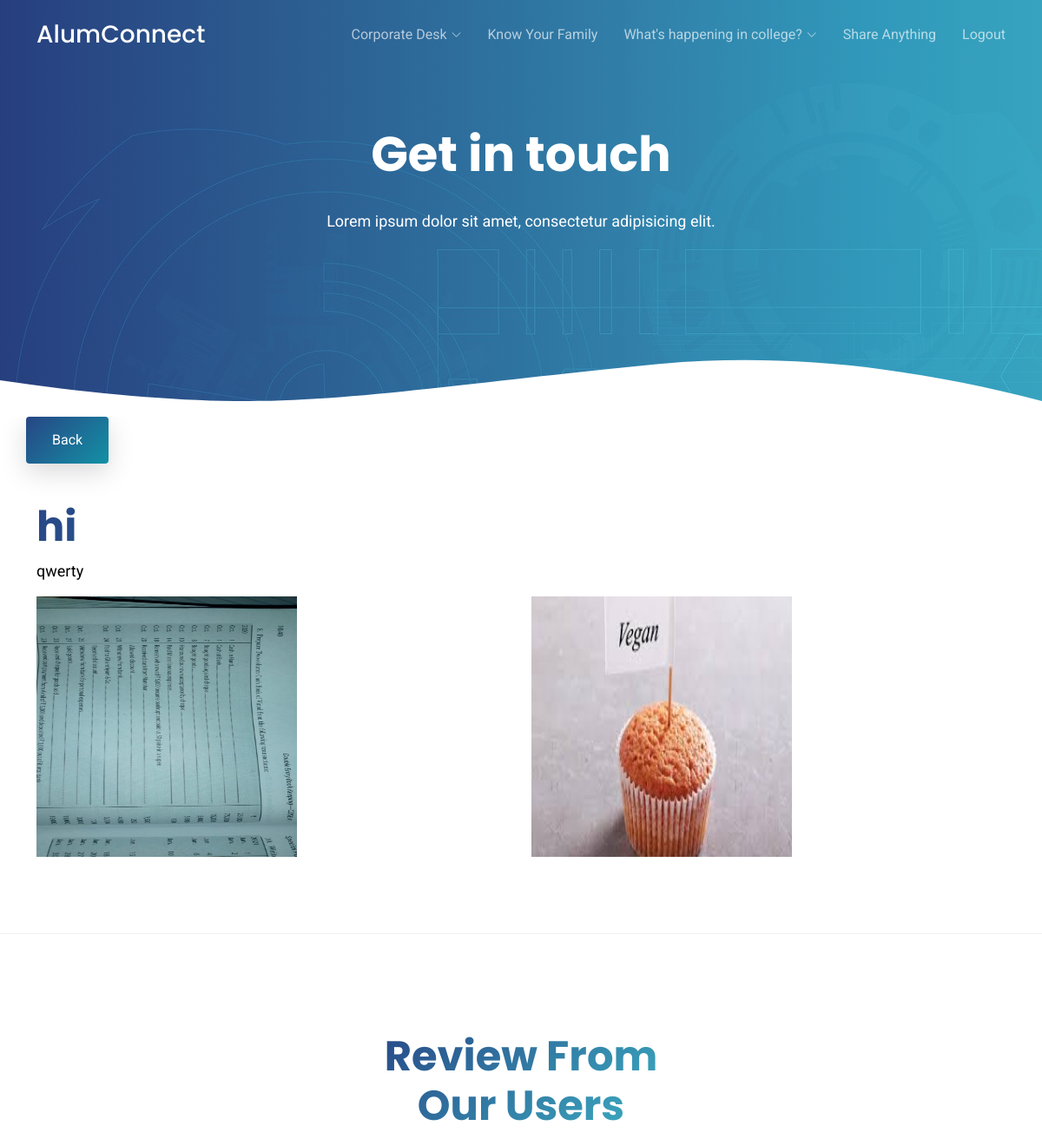
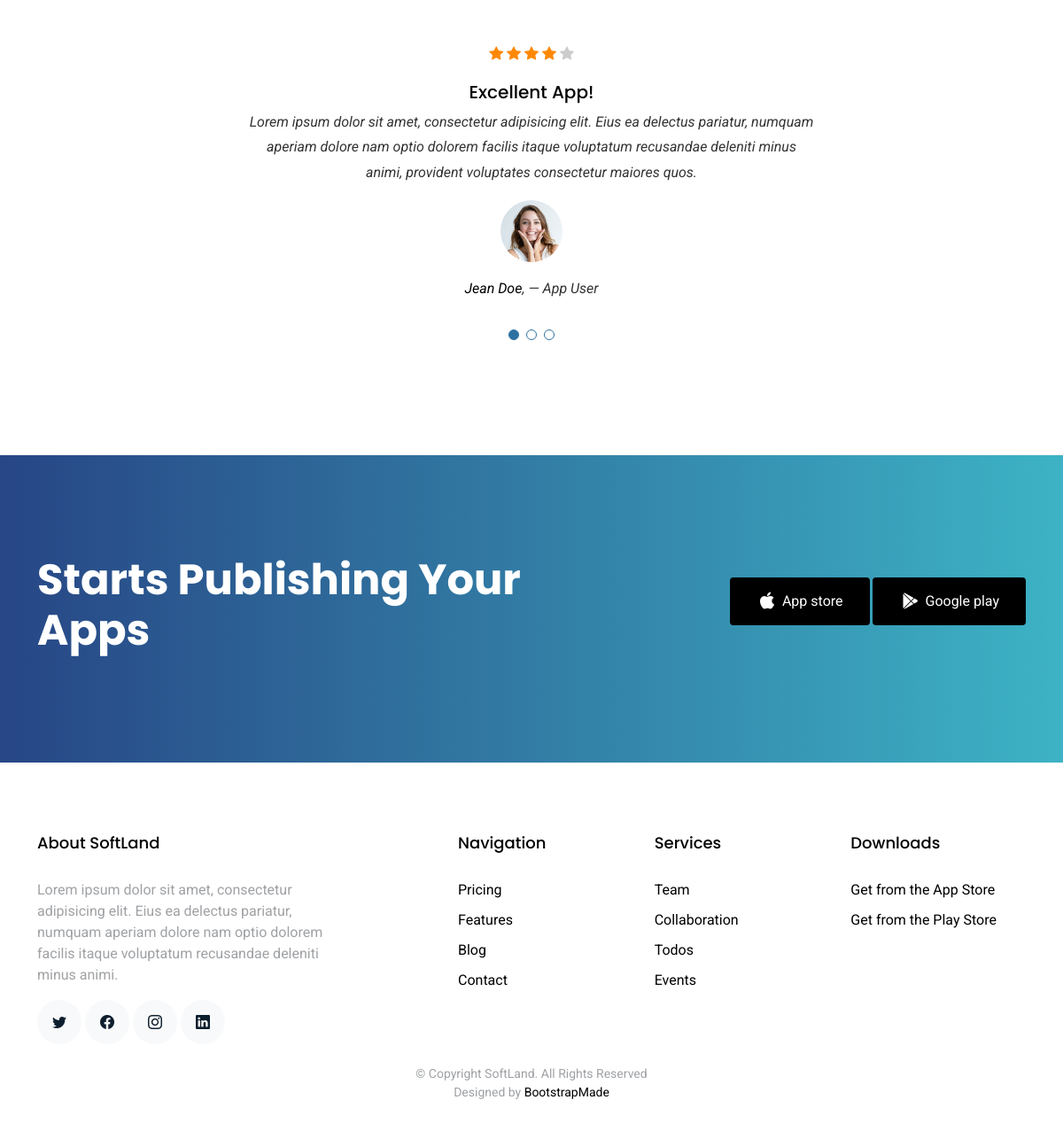
Page /2/ on the committed database (2 pictures, top to bottom).
### AlumniApp/models.py (models this page shows, shortened)
class Post(models.Model):
    title = models.CharField(max_length=250)
    description = models.TextField()

class PostImage(models.Model):
    post = models.ForeignKey(Post, default=None, on_delete=models.CASCADE)
    images = models.FileField(upload_to = 'images/')

### AlumniApp/views.py (the view)
# urls.py: path('<int:id>/', detail_view, name='detail'),
def detail_view(request, id):
    post = get_object_or_404(Post, id=id)
    photos = PostImage.objects.filter(post=post)
    return render(request, 'detail.html', {
        'post':post,
        'photos':photos
    })

### AlumniApp/templates/detail.html (shortened to what this page needs)
{% extends 'user_navigation.html' %}
{% block content %}
  <div>
    <a href="{% url 'blog' %}" class="btn btn-primary" style="margin-left: 30px; margin-bottom: 20px;">Back</a>
  </div>
<section class="site-section mb-4">
  <div class="container">
    <div class="row">
      <div class="col-md-12 blog-content mt-4">
        <h2 class="section-heading">{{post.title}}</h2>
        <p style="color: black; font-size: large;">{{post.description}}</p>
        <div class="row mb-5">
          {% for p in photos %}
          <div class="col-md-6">
            {% if p.images.url|slice:"-4:" == ".mp4" %}
            <video width='320' height= '240' controls>
                <source src="{{p.images.url}}" type='video/mp4'>
                Your browser does not support the video tag.
                </source>
                </video>
            {% else %}
            <figure><img src="{{p.images.url}}" style="width: 300px; height: 300px;" class="img-fluid" >
            </figure>
            {% endif %}
          </div>
          {% endfor %}
        </div>
      </div>
      </div>
    </div>
</section>
  {% endblock %}

### AlumniApp/static/assets/css/style.css (style rules this page uses)
html { overflow-x: hidden; }
body { font-family: "Roboto", sans-serif; color: #9fa1a4; line-height: 1.5; }
a { color: #777; text-decoration: none; transition: 0.3s all ease; }
h1, h2, h3, h4, h5, h6, .font-heading { font-family: "Poppins", sans-serif; color: #000; }
.container { z-index: 2; position: relative; }
section { overflow: hidden; }
.section-heading { font-size: 3rem; font-weight: 700; background: linear-gradient(-45deg, #3db3c5, #274685); -webkit-background-clip: text; -webkit-text-fill-color: transparent; }
.btn { border: none; padding: 15px 30px !important; }
.btn.btn-primary { background: #2d71a1; background: linear-gradient(-45deg, #1391a5, #274685); color: #fff; box-shadow: 0 10px 30px 0 rgba(0, 0, 0, 0.15); }

### rows in the picture
Post: title "hi", description "qwerty"
PostImage: images (picture)
PostImage: images (picture)
